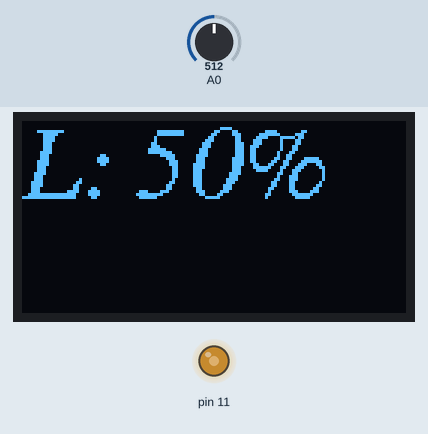
Bench run of a sketch on a simulated Arduino Uno, built with avr-gcc and run on an emulated ATmega328P. Shown: 128×64 one-colour display, output pins drawn as LEDs (lit = HIGH). The inputs (shaded band) are chosen by the test bench; at power-on: A0 = 512.

Above: at 1.2 s.
1.3 s: A0 set to 716
At 1.8 s:
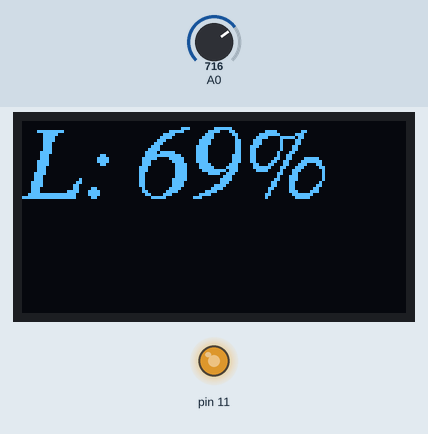
2.8 s: A0 set to 900
At 4.0 s:
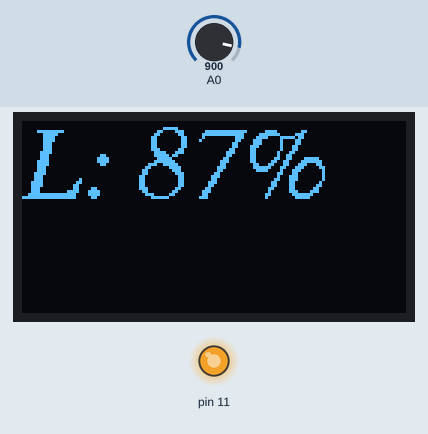
4.3 s: A0 set to 122
At 5.3 s:
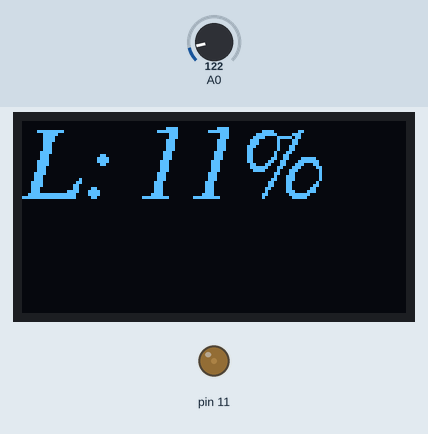
5.8 s: A0 set to 0
At 6.4 s:
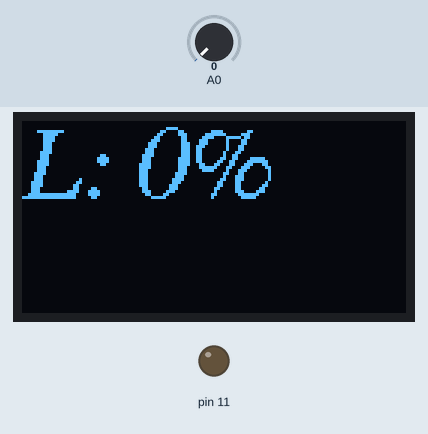
Timing chart, 0 to 8.3 s (numbered marks = the images above; inputs shaded):
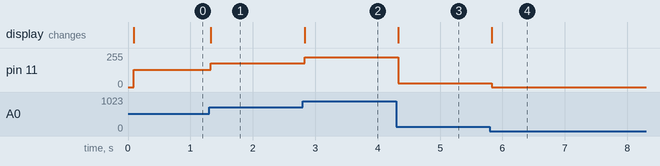

The sketch:

arduino-projecteur-laser.ino
```cpp
// Arduino laser projector

/*
 * This program is intended to control a laser projector
 * Copyright (C) 2016  Pierre-Loup Martin
 *
 * This program is free software: you can redistribute it and/or modify
 * it under the terms of the GNU General Public License as published by
 * the Free Software Foundation, either version 3 of the License, or
 * (at your option) any later version.
 *
 * This program is distributed in the hope that it will be useful,
 * but WITHOUT ANY WARRANTY; without even the implied warranty of
 * MERCHANTABILITY or FITNESS FOR A PARTICULAR PURPOSE.  See the
 * GNU General Public License for more details.
 *
 * You should have received a copy of the GNU General Public License
 * along with this program.  If not, see <http://www.gnu.org/licenses/>.
 */

/* This program is intended to control a laser projector
 */

/*
 * Pin mapping:
 * Screen is connected on SDA and SCL pins, that are A4 and A5, respectively (pins 18 and 19)
 * Encoder is connected to pins 2 and 3, but doesn't use INT0 and INT1 interrupts.
 * Laser intensity is connected on pin 11.
 * It's driven by the TIMER2 channel A PWM, in fast PWM mode
 * (Non-onverting mode causes the output to be glimpsing when timer overflows,
 * causing laser to be always on.)
 */
//includes
#include <Adafruit_GFX.h>
#include <gfxfont.h>
#include <Adafruit_SSD1306.h>

#include <Fonts/FreeSerifItalic18pt7b.h>

Adafruit_SSD1306 display;

//Var declaration
byte pwmValue = 0;
byte pwmDisplay = 0;
bool light = 1;

int read = 0;
int previousRead = 0;

int channelA = 0;
int channelB = 0;
int prevChannelA = 0;
int prevChannelB = 0;


//setting up the program.
void setup(){

	//Frist thing to do is to set the PWM pin as output, and setting it to 0.
	//The laser can be hasardous, so it must be shut everytime we don't need it.
	//Plus, being on it could cause unwanted insolating on a picture.
	//In the main program, the direct access to register are preferred to speed up things.
	//Set pin 11 (port B3) as output
	DDRB |= (1 << 3);
	//Set it to 0;
	PORTB &= ~(0 << 3);

	//Set pin A0 and A1 as input
	DDRC &= ~((1 << 0) | (1 << 1));

	//Initialise PWM
	pwmInit();

	display.begin();
	display.clearDisplay();
	display.setTextColor(WHITE);
	display.setFont(&FreeSerifItalic18pt7b);
	display.setCursor(0, 25);
	display.print("L: ");
	display.print(pwmDisplay);
	display.print('%');
	display.display();

//	Serial.begin(115200);
}

void loop(){
	//update laser state.
	if(light){
		OCR2A = pwmValue;
	} else {
		OCR2A = 0;
	}

//	channelA = analogRead(A1);
//	Serial.println(channelA);

	//read the values from audio input.
	//abort loop if we need to cut the laser.

	//Read the value from pot.
	read = analogRead(A0);
	//read encoder
	if(read != previousRead){
		//If pot has been moved, change pwm value.
		previousRead = read;
		pwmValue = read / 4;
		pwmDisplay = (read) / 10.24;

		display.clearDisplay();
		display.setCursor(0, 25);
		display.print("L: ");
		display.print(pwmDisplay);
		display.print('%');
		display.display();
	//	Serial.println(read);
	//	Serial.println(pwmDisplay);
	//	Serial.println(pwmValue);
	//	Serial.println();
	}
}

void pwmInit(){
	//cancel interrupts when setting up the timer.
	cli();

	//First set all registers to 0;
	TCCR2A = 0;
	TCCR2B = 0;
	TCNT2 = 0;
	OCR2A = 0;

	//Set PWM in phase correct mode, no prescaller, clear on up-couting, set on down-counting.
	TCCR2A |= (1 << COM2A1) | (1 << WGM21) | (1 << WGM20);		//Clear OC2A up-counting; fast PWM.
	TCCR2B |= (1 << CS20);										//No prescaller.

	//Enable interrupt again.
	sei();
}
```

Measured:
- after the input at 1.3 s, pin 11: 128/255 → 179/255 at once; the display: changes at once (image 1)
- after the input at 2.8 s, pin 11: 179/255 → 225/255 at once; the display: changes at once (image 2)
- after the input at 4.3 s, pin 11: 225/255 → 30/255 at once; the display: changes at once (image 3)
- after the input at 5.8 s, pin 11: 30/255 → 0/255 at once; the display: changes at once (image 4)
